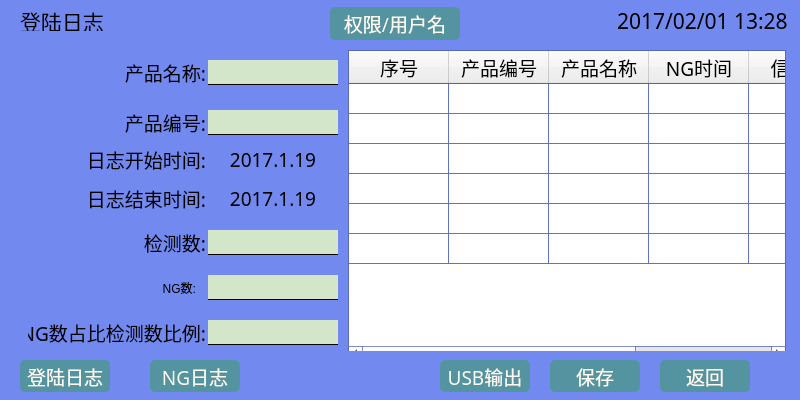
<?xml version="1.0" encoding="UTF-8"?>
<ui version="4.0">
 <class>Log</class>
 <widget class="QWidget" name="Log">
  <property name="geometry">
   <rect>
    <x>0</x>
    <y>0</y>
    <width>800</width>
    <height>400</height>
   </rect>
  </property>
  <property name="palette">
   <palette>
    <active>
     <colorrole role="Base">
      <brush brushstyle="SolidPattern">
       <color alpha="255">
        <red>255</red>
        <green>255</green>
        <blue>255</blue>
       </color>
      </brush>
     </colorrole>
     <colorrole role="Window">
      <brush brushstyle="SolidPattern">
       <color alpha="255">
        <red>114</red>
        <green>137</green>
        <blue>240</blue>
       </color>
      </brush>
     </colorrole>
    </active>
    <inactive>
     <colorrole role="Base">
      <brush brushstyle="SolidPattern">
       <color alpha="255">
        <red>255</red>
        <green>255</green>
        <blue>255</blue>
       </color>
      </brush>
     </colorrole>
     <colorrole role="Window">
      <brush brushstyle="SolidPattern">
       <color alpha="255">
        <red>114</red>
        <green>137</green>
        <blue>240</blue>
       </color>
      </brush>
     </colorrole>
    </inactive>
    <disabled>
     <colorrole role="Base">
      <brush brushstyle="SolidPattern">
       <color alpha="255">
        <red>114</red>
        <green>137</green>
        <blue>240</blue>
       </color>
      </brush>
     </colorrole>
     <colorrole role="Window">
      <brush brushstyle="SolidPattern">
       <color alpha="255">
        <red>114</red>
        <green>137</green>
        <blue>240</blue>
       </color>
      </brush>
     </colorrole>
    </disabled>
   </palette>
  </property>
  <property name="windowTitle">
   <string>Form</string>
  </property>
  <property name="autoFillBackground">
   <bool>true</bool>
  </property>
  <widget class="QPushButton" name="Jur_And_User">
   <property name="geometry">
    <rect>
     <x>330</x>
     <y>7</y>
     <width>130</width>
     <height>33</height>
    </rect>
   </property>
   <property name="font">
    <font>
     <family>AR PL UKai CN</family>
     <pointsize>14</pointsize>
    </font>
   </property>
   <property name="styleSheet">
    <string notr="true">background-color: rgb(83, 148, 160);
color: rgb(255, 250, 240);
border-radius:5px;</string>
   </property>
   <property name="text">
    <string>权限/用户名</string>
   </property>
  </widget>
  <widget class="QLabel" name="DateTime">
   <property name="geometry">
    <rect>
     <x>617</x>
     <y>10</y>
     <width>181</width>
     <height>21</height>
    </rect>
   </property>
   <property name="font">
    <font>
     <family>AR PL UKai CN</family>
     <pointsize>16</pointsize>
    </font>
   </property>
   <property name="styleSheet">
    <string notr="true">border:none;</string>
   </property>
   <property name="frameShape">
    <enum>QFrame::Box</enum>
   </property>
   <property name="text">
    <string>2017/02/01 13:28</string>
   </property>
  </widget>
  <widget class="QLabel" name="DisLabel">
   <property name="geometry">
    <rect>
     <x>20</x>
     <y>10</y>
     <width>91</width>
     <height>21</height>
    </rect>
   </property>
   <property name="font">
    <font>
     <family>AR PL UKai CN</family>
     <pointsize>16</pointsize>
    </font>
   </property>
   <property name="styleSheet">
    <string notr="true">border:none;</string>
   </property>
   <property name="frameShape">
    <enum>QFrame::Box</enum>
   </property>
   <property name="text">
    <string>登陆日志</string>
   </property>
  </widget>
  <widget class="QPushButton" name="LoadLog_2">
   <property name="geometry">
    <rect>
     <x>20</x>
     <y>360</y>
     <width>90</width>
     <height>32</height>
    </rect>
   </property>
   <property name="font">
    <font>
     <family>AR PL UKai CN</family>
     <pointsize>14</pointsize>
    </font>
   </property>
   <property name="styleSheet">
    <string notr="true">background-color: rgb(83, 148, 160);
color: rgb(255, 250, 240);
border-radius:5px;</string>
   </property>
   <property name="text">
    <string>登陆日志</string>
   </property>
  </widget>
  <widget class="QPushButton" name="NGButton">
   <property name="geometry">
    <rect>
     <x>150</x>
     <y>360</y>
     <width>90</width>
     <height>32</height>
    </rect>
   </property>
   <property name="font">
    <font>
     <family>AR PL UKai CN</family>
     <pointsize>14</pointsize>
    </font>
   </property>
   <property name="styleSheet">
    <string notr="true">background-color: rgb(83, 148, 160);
color: rgb(255, 250, 240);
border-radius:5px;</string>
   </property>
   <property name="text">
    <string>NG日志</string>
   </property>
  </widget>
  <widget class="QPushButton" name="USBOuput">
   <property name="geometry">
    <rect>
     <x>440</x>
     <y>360</y>
     <width>90</width>
     <height>32</height>
    </rect>
   </property>
   <property name="font">
    <font>
     <family>AR PL UKai CN</family>
     <pointsize>14</pointsize>
    </font>
   </property>
   <property name="styleSheet">
    <string notr="true">background-color: rgb(83, 148, 160);
color: rgb(255, 250, 240);
border-radius:5px;</string>
   </property>
   <property name="text">
    <string>USB输出</string>
   </property>
  </widget>
  <widget class="QPushButton" name="Return">
   <property name="geometry">
    <rect>
     <x>660</x>
     <y>360</y>
     <width>90</width>
     <height>32</height>
    </rect>
   </property>
   <property name="font">
    <font>
     <family>AR PL UKai CN</family>
     <pointsize>14</pointsize>
    </font>
   </property>
   <property name="styleSheet">
    <string notr="true">background-color: rgb(83, 148, 160);
color: rgb(255, 250, 240);
border-radius:5px;</string>
   </property>
   <property name="text">
    <string>返回</string>
   </property>
  </widget>
  <widget class="QStackedWidget" name="Stack">
   <property name="geometry">
    <rect>
     <x>18</x>
     <y>40</y>
     <width>791</width>
     <height>311</height>
    </rect>
   </property>
   <property name="autoFillBackground">
    <bool>true</bool>
   </property>
   <property name="currentIndex">
    <number>1</number>
   </property>
   <widget class="QWidget" name="LoadLog">
    <widget class="QTableWidget" name="tableWidget">
     <property name="geometry">
      <rect>
       <x>-53</x>
       <y>1</y>
       <width>817</width>
       <height>321</height>
      </rect>
     </property>
     <row>
      <property name="text">
       <string>新建行</string>
      </property>
     </row>
     <row>
      <property name="text">
       <string>新建行</string>
      </property>
     </row>
     <row>
      <property name="text">
       <string>新建行</string>
      </property>
     </row>
     <row>
      <property name="text">
       <string>新建行</string>
      </property>
     </row>
     <row>
      <property name="text">
       <string>新建行</string>
      </property>
     </row>
     <row>
      <property name="text">
       <string>新建行</string>
      </property>
     </row>
     <column>
      <property name="text">
       <string>年/月/日/时/分</string>
      </property>
     </column>
     <column>
      <property name="text">
       <string>操作人</string>
      </property>
     </column>
    </widget>
   </widget>
   <widget class="QWidget" name="NGLog">
    <widget class="QTableWidget" name="tableWidget_2">
     <property name="geometry">
      <rect>
       <x>330</x>
       <y>10</y>
       <width>438</width>
       <height>311</height>
      </rect>
     </property>
     <property name="font">
      <font>
       <family>AR PL UKai CN</family>
       <pointsize>14</pointsize>
      </font>
     </property>
     <attribute name="horizontalHeaderMinimumSectionSize">
      <number>10</number>
     </attribute>
     <attribute name="verticalHeaderVisible">
      <bool>false</bool>
     </attribute>
     <attribute name="verticalHeaderMinimumSectionSize">
      <number>10</number>
     </attribute>
     <row>
      <property name="text">
       <string>新建行</string>
      </property>
     </row>
     <row>
      <property name="text">
       <string>新建行</string>
      </property>
     </row>
     <row>
      <property name="text">
       <string>新建行</string>
      </property>
     </row>
     <row>
      <property name="text">
       <string>新建行</string>
      </property>
     </row>
     <row>
      <property name="text">
       <string>新建行</string>
      </property>
     </row>
     <row>
      <property name="text">
       <string>新建行</string>
      </property>
     </row>
     <column>
      <property name="text">
       <string>序号</string>
      </property>
     </column>
     <column>
      <property name="text">
       <string>产品编号</string>
      </property>
     </column>
     <column>
      <property name="text">
       <string>产品名称</string>
      </property>
     </column>
     <column>
      <property name="text">
       <string>NG时间</string>
      </property>
     </column>
     <column>
      <property name="text">
       <string>信号值</string>
      </property>
     </column>
     <column>
      <property name="text">
       <string>操作人</string>
      </property>
     </column>
    </widget>
    <widget class="QWidget" name="widget" native="true">
     <property name="geometry">
      <rect>
       <x>0</x>
       <y>10</y>
       <width>321</width>
       <height>301</height>
      </rect>
     </property>
     <widget class="QLineEdit" name="lineEdit_5">
      <property name="geometry">
       <rect>
        <x>190</x>
        <y>270</y>
        <width>130</width>
        <height>25</height>
       </rect>
      </property>
      <property name="font">
       <font>
        <family>AR PL UKai CN</family>
        <pointsize>14</pointsize>
       </font>
      </property>
      <property name="styleSheet">
       <string notr="true">border:none;
border-bottom:1px solid #000;
background-color: rgb(212, 230, 202);</string>
      </property>
      <property name="alignment">
       <set>Qt::AlignCenter</set>
      </property>
     </widget>
     <widget class="QLabel" name="Proportion">
      <property name="geometry">
       <rect>
        <x>10</x>
        <y>270</y>
        <width>178</width>
        <height>25</height>
       </rect>
      </property>
      <property name="font">
       <font>
        <family>AR PL UKai CN</family>
        <pointsize>14</pointsize>
       </font>
      </property>
      <property name="text">
       <string>NG数占比检测数比例:</string>
      </property>
      <property name="alignment">
       <set>Qt::AlignRight|Qt::AlignTrailing|Qt::AlignVCenter</set>
      </property>
     </widget>
     <widget class="QLineEdit" name="lineEdit_3">
      <property name="geometry">
       <rect>
        <x>190</x>
        <y>180</y>
        <width>130</width>
        <height>25</height>
       </rect>
      </property>
      <property name="font">
       <font>
        <family>AR PL UKai CN</family>
        <pointsize>14</pointsize>
       </font>
      </property>
      <property name="styleSheet">
       <string notr="true">border:none;
border-bottom:1px solid #000;
background-color: rgb(212, 230, 202);</string>
      </property>
      <property name="alignment">
       <set>Qt::AlignCenter</set>
      </property>
     </widget>
     <widget class="QLineEdit" name="lineEdit">
      <property name="geometry">
       <rect>
        <x>190</x>
        <y>10</y>
        <width>130</width>
        <height>25</height>
       </rect>
      </property>
      <property name="font">
       <font>
        <family>AR PL UKai CN</family>
        <pointsize>14</pointsize>
       </font>
      </property>
      <property name="styleSheet">
       <string notr="true">border:none;
border-bottom:1px solid #000;
background-color: rgb(212, 230, 202);</string>
      </property>
      <property name="alignment">
       <set>Qt::AlignCenter</set>
      </property>
     </widget>
     <widget class="QLabel" name="EndTime">
      <property name="geometry">
       <rect>
        <x>10</x>
        <y>130</y>
        <width>178</width>
        <height>37</height>
       </rect>
      </property>
      <property name="font">
       <font>
        <family>AR PL UKai CN</family>
        <pointsize>14</pointsize>
       </font>
      </property>
      <property name="text">
       <string>日志结束时间:</string>
      </property>
      <property name="alignment">
       <set>Qt::AlignRight|Qt::AlignTrailing|Qt::AlignVCenter</set>
      </property>
     </widget>
     <widget class="QLabel" name="label_15">
      <property name="geometry">
       <rect>
        <x>0</x>
        <y>225</y>
        <width>178</width>
        <height>25</height>
       </rect>
      </property>
      <property name="text">
       <string>NG数:</string>
      </property>
      <property name="alignment">
       <set>Qt::AlignRight|Qt::AlignTrailing|Qt::AlignVCenter</set>
      </property>
     </widget>
     <widget class="QLabel" name="Name">
      <property name="geometry">
       <rect>
        <x>10</x>
        <y>10</y>
        <width>178</width>
        <height>25</height>
       </rect>
      </property>
      <property name="font">
       <font>
        <family>AR PL UKai CN</family>
        <pointsize>14</pointsize>
       </font>
      </property>
      <property name="text">
       <string>产品名称:</string>
      </property>
      <property name="alignment">
       <set>Qt::AlignRight|Qt::AlignTrailing|Qt::AlignVCenter</set>
      </property>
     </widget>
     <widget class="QLabel" name="Number">
      <property name="geometry">
       <rect>
        <x>10</x>
        <y>60</y>
        <width>178</width>
        <height>25</height>
       </rect>
      </property>
      <property name="font">
       <font>
        <family>AR PL UKai CN</family>
        <pointsize>14</pointsize>
       </font>
      </property>
      <property name="styleSheet">
       <string notr="true"/>
      </property>
      <property name="text">
       <string>产品编号:</string>
      </property>
      <property name="alignment">
       <set>Qt::AlignRight|Qt::AlignTrailing|Qt::AlignVCenter</set>
      </property>
     </widget>
     <widget class="QLineEdit" name="lineEdit_4">
      <property name="geometry">
       <rect>
        <x>190</x>
        <y>225</y>
        <width>130</width>
        <height>25</height>
       </rect>
      </property>
      <property name="font">
       <font>
        <family>AR PL UKai CN</family>
        <pointsize>14</pointsize>
       </font>
      </property>
      <property name="styleSheet">
       <string notr="true">border:none;
border-bottom:1px solid #000;
background-color: rgb(212, 230, 202);</string>
      </property>
      <property name="alignment">
       <set>Qt::AlignCenter</set>
      </property>
     </widget>
     <widget class="QLabel" name="label_7">
      <property name="geometry">
       <rect>
        <x>190</x>
        <y>90</y>
        <width>130</width>
        <height>38</height>
       </rect>
      </property>
      <property name="font">
       <font>
        <family>AR PL UKai CN</family>
        <pointsize>14</pointsize>
       </font>
      </property>
      <property name="text">
       <string>2017.1.19</string>
      </property>
      <property name="alignment">
       <set>Qt::AlignCenter</set>
      </property>
     </widget>
     <widget class="QLabel" name="StartTime">
      <property name="geometry">
       <rect>
        <x>10</x>
        <y>90</y>
        <width>178</width>
        <height>38</height>
       </rect>
      </property>
      <property name="font">
       <font>
        <family>AR PL UKai CN</family>
        <pointsize>14</pointsize>
       </font>
      </property>
      <property name="text">
       <string>日志开始时间:</string>
      </property>
      <property name="alignment">
       <set>Qt::AlignRight|Qt::AlignTrailing|Qt::AlignVCenter</set>
      </property>
     </widget>
     <widget class="QLabel" name="TestNum">
      <property name="geometry">
       <rect>
        <x>10</x>
        <y>180</y>
        <width>178</width>
        <height>25</height>
       </rect>
      </property>
      <property name="font">
       <font>
        <family>AR PL UKai CN</family>
        <pointsize>14</pointsize>
       </font>
      </property>
      <property name="text">
       <string>检测数:</string>
      </property>
      <property name="alignment">
       <set>Qt::AlignRight|Qt::AlignTrailing|Qt::AlignVCenter</set>
      </property>
     </widget>
     <widget class="QLineEdit" name="lineEdit_2">
      <property name="geometry">
       <rect>
        <x>190</x>
        <y>60</y>
        <width>130</width>
        <height>25</height>
       </rect>
      </property>
      <property name="font">
       <font>
        <family>AR PL UKai CN</family>
        <pointsize>14</pointsize>
       </font>
      </property>
      <property name="styleSheet">
       <string notr="true">border:none;
border-bottom:1px solid #000;
background-color: rgb(212, 230, 202);</string>
      </property>
      <property name="alignment">
       <set>Qt::AlignCenter</set>
      </property>
     </widget>
     <widget class="QLabel" name="label_8">
      <property name="geometry">
       <rect>
        <x>190</x>
        <y>130</y>
        <width>130</width>
        <height>37</height>
       </rect>
      </property>
      <property name="font">
       <font>
        <family>AR PL UKai CN</family>
        <pointsize>14</pointsize>
       </font>
      </property>
      <property name="text">
       <string>2017.1.19</string>
      </property>
      <property name="alignment">
       <set>Qt::AlignCenter</set>
      </property>
     </widget>
    </widget>
   </widget>
  </widget>
  <widget class="QPushButton" name="Save">
   <property name="geometry">
    <rect>
     <x>550</x>
     <y>360</y>
     <width>90</width>
     <height>32</height>
    </rect>
   </property>
   <property name="font">
    <font>
     <family>AR PL UKai CN</family>
     <pointsize>14</pointsize>
    </font>
   </property>
   <property name="styleSheet">
    <string notr="true">background-color: rgb(83, 148, 160);
color: rgb(255, 250, 240);
border-radius:5px;</string>
   </property>
   <property name="text">
    <string>保存</string>
   </property>
  </widget>
 </widget>
 <resources/>
 <connections/>
</ui>
